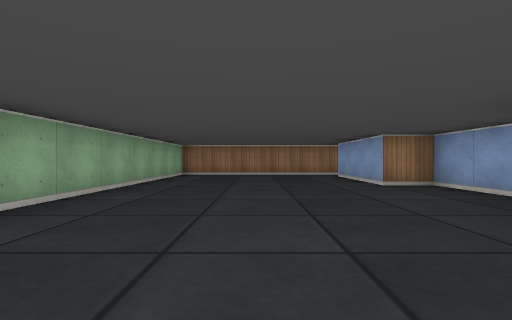
View 1 (above)

17 first-person views from a walk through a cub3D ray-caster map. The camera is about half as high as the walls, looks level and sees 85° across. The floor is counted in squares. Each view is taken from the middle of a square. On the plan, view 1 faces up. The plan holds only what a view shows up to about 9 squares ahead; the rest is blank.

View 2
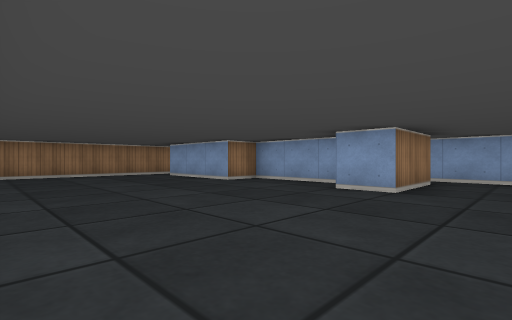

View 3
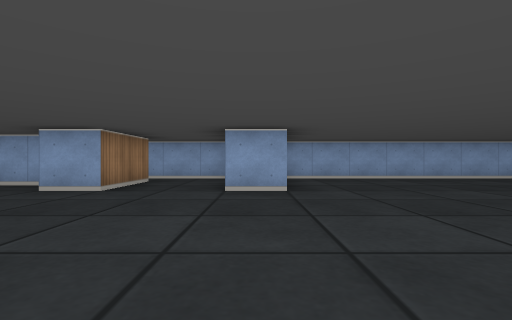

View 4
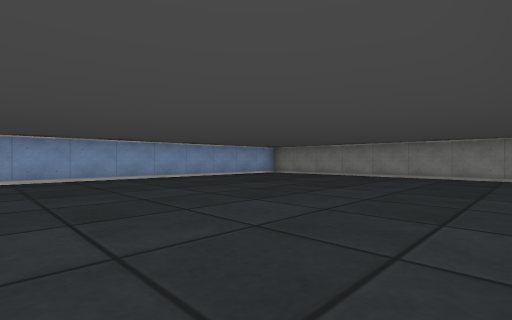

View 5
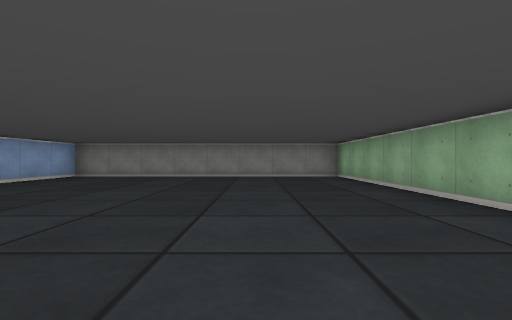

View 6
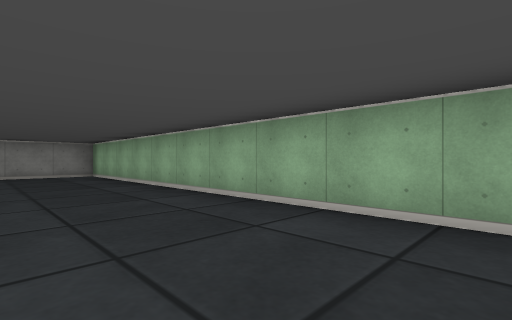

View 7
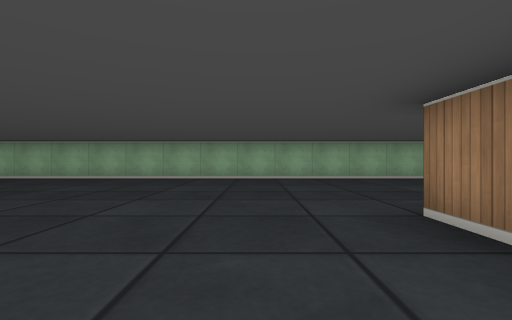

View 8
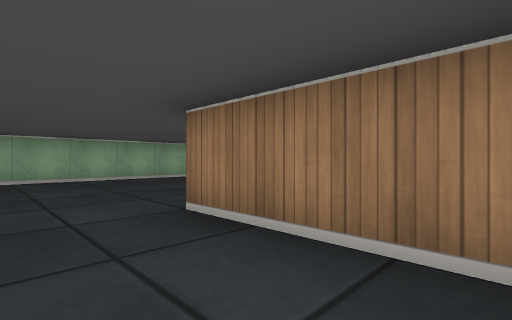

View 9
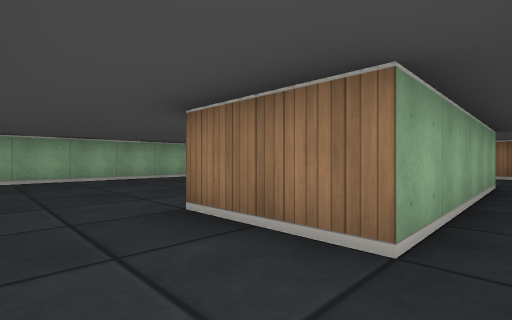

View 10
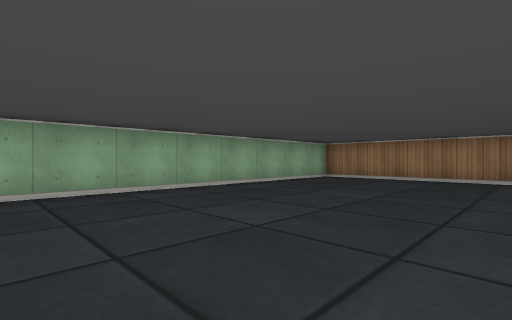

View 11
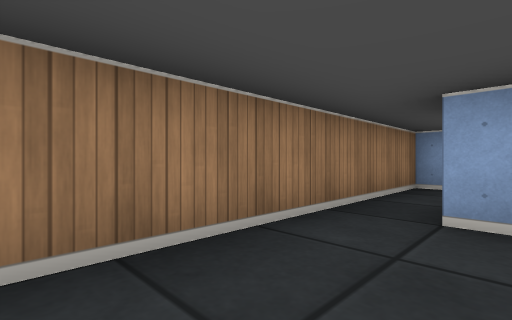

View 12
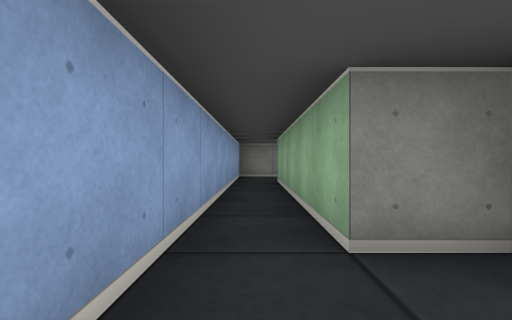

View 13
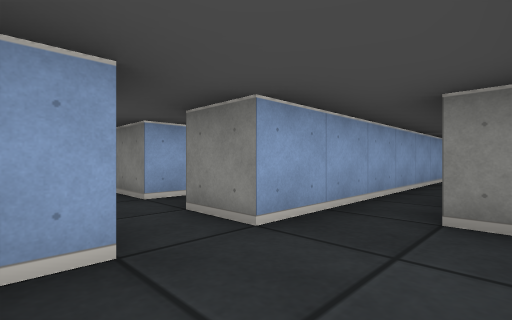

View 14
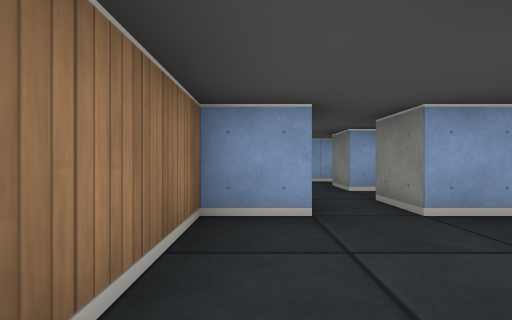

View 15
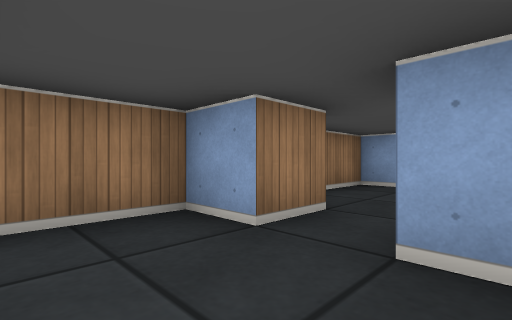

View 16
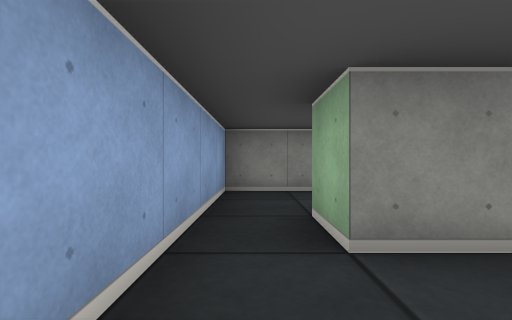

View 17
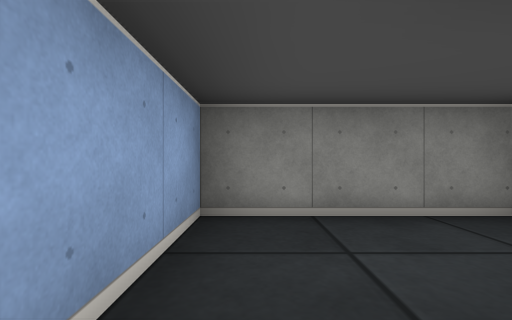

### Floor plan
Ten units are one square. View 1 is at (0, 0); x grows to the right and y downward. Boxes are objects, and circles mark ways between rooms. Rooms are numbered by the first view taken in them; rooms with no view inside come last. Other rooms are left out.
<svg viewBox="-30 -100 130 230">
<path fill="none" stroke="#000" d="M50 15 25 15 25 5M25 -15 25 -25M35 -30 35 -55 25 -55 25 -85M25 -95 -25 -95 -25 125 55 125 55 18M36 -65 45 -65 45 -15 25 -15M55 -85 55 -95 25 -95M42 5 55 5 55 -75M75 -69 75 -75 85 -75 85 -65M55 -75 65 -75M65 -85 55 -85M66 -45 95 -45 95 -95 81 -95"/>
<circle cx="30" cy="-90" r="3" fill="#2a7"/>
<circle cx="35" cy="-5" r="3" fill="#2a7"/>
<circle cx="60" cy="-80" r="3" fill="#2a7"/>
<text x="10" y="30">1</text>
<text x="50" y="-40">2</text>
<text x="70" y="-70">3</text>
</svg>
Room 1 opens to room 2. Room 2 opens to room 3.

Where each view was taken, in squares from view 1:
view 1: 0 up, 0 right, facing up
view 2: 0 up, 2 left, facing up-right
view 3: 1 down, 2 left, facing right
view 4: 4 down, 2 left, facing down-right
view 5: 4 down, 0 right, facing down
view 6: 3 down, 0 right, facing down-left
view 7: 3 down, 5 right, facing left
view 8: 3 down, 5 right, facing up-left
view 9: 0 up, 5 right, facing up-left
view 10: 2 up, 2 right, facing up-left
view 11: 8 up, 0 right, facing up-right
view 12: 8 up, 5 right, facing down
view 13: 9 up, 4 right, facing down-right
view 14: 9 up, 3 right, facing right
view 15: 7 up, 4 right, facing up-right
view 16: 9 up, 9 right, facing down
view 17: 7 up, 9 right, facing down
